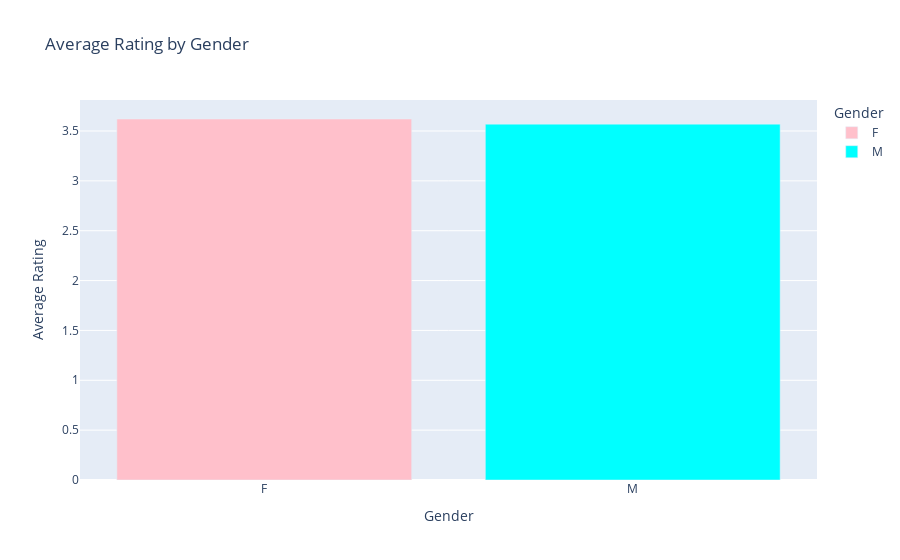

Notebook code cell kept with this figure:
### Markdown cell above
Displaying average rating by gender

### Code cell
average_rating_gender = ratings.merge(users, on='UserID').groupby('Gender')['Rating'].mean().reset_index()
colors = ['cyan' if gender == 'M' else 'pink' for gender in average_rating_gender['Gender']]

fig = px.bar(average_rating_gender, x='Gender', y='Rating', 
             title='Average Rating by Gender', labels={'Rating': 'Average Rating'},
             color=average_rating_gender['Gender'],
             color_discrete_sequence=colors)
fig.show()

### Figure 1 — Plotly figure (JSON) as saved in the notebook; plotly's stock layout.template omitted (floating-point values rounded to 4 significant figures)
{"data": [{"alignmentgroup": "True", "hovertemplate": "Gender=%{x}<br>Average Rating=%{y}<extra></extra>", "legendgroup": "F", "marker": {"color": "pink", "pattern": {"shape": ""}}, "name": "F", "offsetgroup": "F", "orientation": "v", "showlegend": true, "textposition": "auto", "type": "bar", "x": ["F"], "xaxis": "x", "y": [3.62], "yaxis": "y"}, {"alignmentgroup": "True", "hovertemplate": "Gender=%{x}<br>Average Rating=%{y}<extra></extra>", "legendgroup": "M", "marker": {"color": "cyan", "pattern": {"shape": ""}}, "name": "M", "offsetgroup": "M", "orientation": "v", "showlegend": true, "textposition": "auto", "type": "bar", "x": ["M"], "xaxis": "x", "y": [3.569], "yaxis": "y"}], "layout": {"barmode": "relative", "legend": {"title": {"text": "Gender"}, "tracegroupgap": 0}, "title": {"text": "Average Rating by Gender"}, "xaxis": {"anchor": "y", "categoryarray": ["F", "M"], "categoryorder": "array", "domain": [0, 1], "title": {"text": "Gender"}}, "yaxis": {"anchor": "x", "domain": [0, 1], "title": {"text": "Average Rating"}}}}
